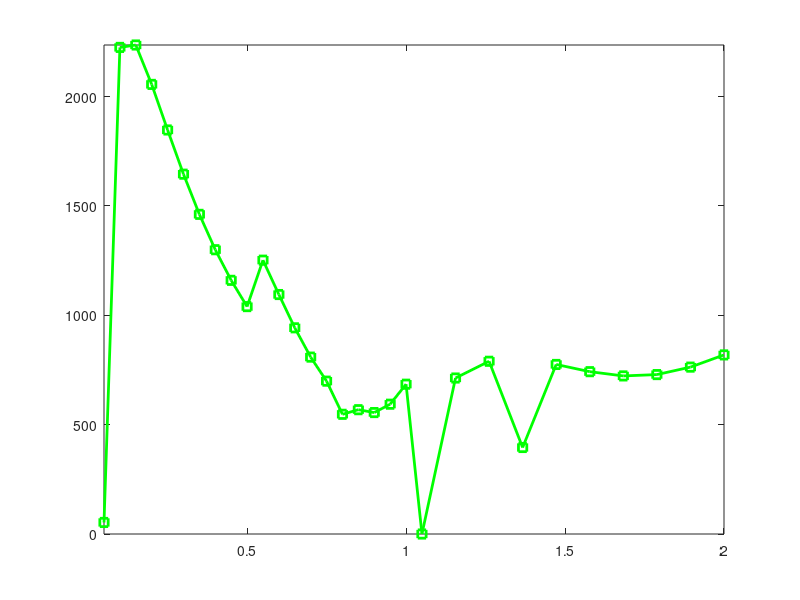

This figure's MATLAB source: (Note: this script raises an error after producing the figure.)



load('11_layers_0.05_to_0.50_deg.mat','Q')
load('11_layers_0.55_to_1.0_new.mat','Q_2')
load('11_layers_1.05_to_3.0_new_results.mat','Q_3')

Q=cat(1,Q,Q_2,Q_3);
for i=1:30
    if Q(i)>10000
        Q(i)=0
    end
end
theta = linspace(0.05,1,20)
theta_2 = linspace(1.05,2,10)
theta = cat(2,theta,theta_2);
f=figure;
    plot(theta,Q, '-sg', 'LineWidth', 2);
    axis tight
    ax = gca;
    ax.XAxis.MinorTick = 'on';
    xlabel('theta,deg')
    ylabel('Q')
    set(gca,'fontsize', 16)